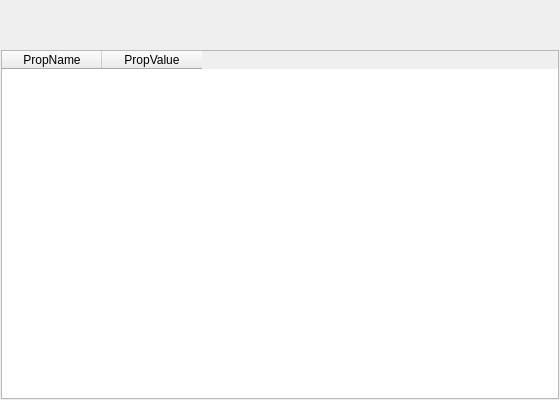
<?xml version="1.0" encoding="UTF-8"?>
<ui version="4.0">
 <class>ParamDialog</class>
 <widget class="QDialog" name="ParamDialog">
  <property name="geometry">
   <rect>
    <x>0</x>
    <y>0</y>
    <width>560</width>
    <height>400</height>
   </rect>
  </property>
  <property name="windowTitle">
   <string>ListParam</string>
  </property>
  <layout class="QVBoxLayout" name="verticalLayout_2">
   <property name="spacing">
    <number>0</number>
   </property>
   <property name="leftMargin">
    <number>0</number>
   </property>
   <property name="topMargin">
    <number>0</number>
   </property>
   <property name="rightMargin">
    <number>0</number>
   </property>
   <property name="bottomMargin">
    <number>0</number>
   </property>
   <item>
    <widget class="QWidget" name="mainWidget" native="true">
     <layout class="QVBoxLayout" name="verticalLayout">
      <property name="spacing">
       <number>0</number>
      </property>
      <property name="leftMargin">
       <number>1</number>
      </property>
      <property name="topMargin">
       <number>1</number>
      </property>
      <property name="rightMargin">
       <number>1</number>
      </property>
      <property name="bottomMargin">
       <number>1</number>
      </property>
      <item>
       <widget class="TitleBar" name="titleBar" native="true">
        <property name="minimumSize">
         <size>
          <width>0</width>
          <height>48</height>
         </size>
        </property>
        <property name="maximumSize">
         <size>
          <width>16777215</width>
          <height>48</height>
         </size>
        </property>
       </widget>
      </item>
      <item>
       <widget class="QWidget" name="contentWidget" native="true">
        <layout class="QHBoxLayout" name="horizontalLayout">
         <property name="spacing">
          <number>0</number>
         </property>
         <property name="leftMargin">
          <number>0</number>
         </property>
         <property name="topMargin">
          <number>1</number>
         </property>
         <property name="rightMargin">
          <number>0</number>
         </property>
         <property name="bottomMargin">
          <number>0</number>
         </property>
         <item>
          <widget class="QTableWidget" name="paramTable">
           <property name="showGrid">
            <bool>false</bool>
           </property>
           <attribute name="horizontalHeaderVisible">
            <bool>true</bool>
           </attribute>
           <attribute name="verticalHeaderVisible">
            <bool>false</bool>
           </attribute>
           <column>
            <property name="text">
             <string>PropName</string>
            </property>
           </column>
           <column>
            <property name="text">
             <string>PropValue</string>
            </property>
           </column>
          </widget>
         </item>
        </layout>
       </widget>
      </item>
     </layout>
    </widget>
   </item>
  </layout>
 </widget>
 <customwidgets>
  <customwidget>
   <class>TitleBar</class>
   <extends>QWidget</extends>
   <header>TitleBar.h</header>
   <container>1</container>
  </customwidget>
 </customwidgets>
 <resources/>
 <connections/>
</ui>
